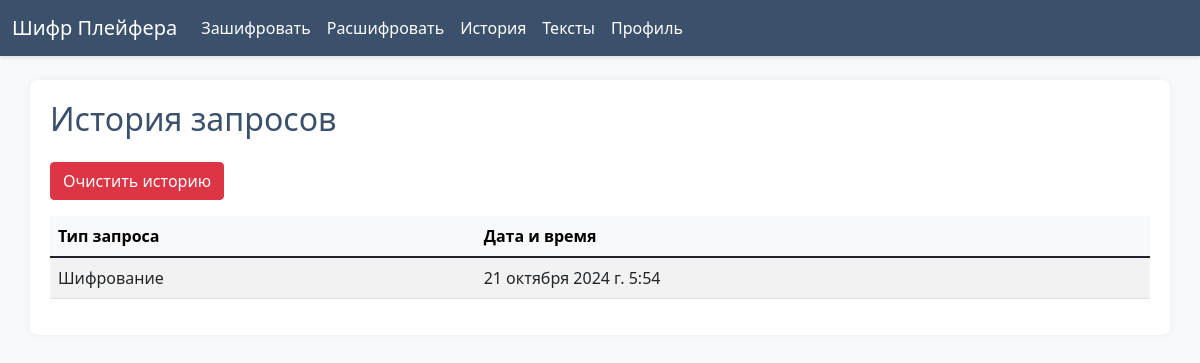
Before: /history/ (signed in) with the older database file.
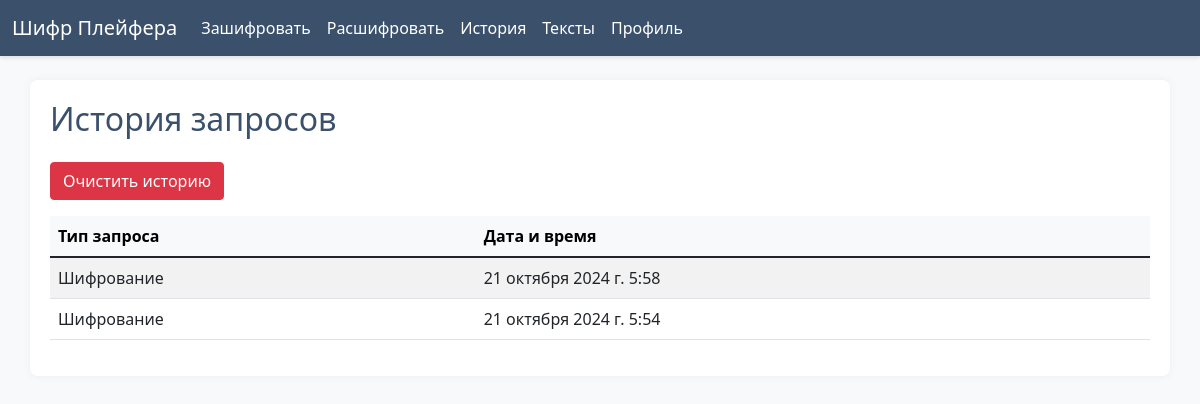
After: the same page with the newer database file.
### cipher/models.py (models this page shows)
class RequestHistory(models.Model):
    user = models.ForeignKey(User, on_delete=models.CASCADE)
    request_type = models.CharField(max_length=50)
    timestamp = models.DateTimeField(auto_now_add=True)

### cipher/views.py (the view)
# urls.py: path('history/', views.history_page, name='history_page'),
@login_required
def history_page(request):
    history = RequestHistory.objects.filter(user=request.user).order_by('-timestamp')
    return render(request, 'cipher/history.html', {'history': history})

### cipher/templates/cipher/history.html (shortened to what this page needs)
{% extends 'cipher/base.html' %}
{% block content %}
<h2 class="mb-4">История запросов</h2>
<button id="clear-history" class="btn btn-danger mb-3">Очистить историю</button>
<div class="table-responsive">
    <table class="table table-striped table-hover">
        <thead class="table-light">
            <tr>
                <th>Тип запроса</th>
                <th>Дата и время</th>
            </tr>
        </thead>
        <tbody>
        {% for item in history %}
            <tr>
                <td>{{ item.request_type }}</td>
                <td>{{ item.timestamp }}</td>
            </tr>
        {% empty %}
            <tr>
                <td colspan="2" class="text-center">История запросов пуста.</td>
            </tr>
        {% endfor %}
        </tbody>
    </table>
</div>
{% endblock %}

### cipher/templates/cipher/base.html (shortened to what this page needs)
<!DOCTYPE html>
<html lang="ru">
<head>
    <link href="https://cdn.jsdelivr.net/npm/bootstrap@5.1.3/dist/css/bootstrap.min.css" rel="stylesheet">
</head>
<body>
    <nav class="navbar navbar-expand-lg navbar-dark fixed-top">
        <div class="container-fluid">
            <a class="navbar-brand" href="/">Шифр Плейфера</a>
            <div class="collapse navbar-collapse" id="navbarNav">
                <ul class="navbar-nav">
                    {% if user.is_authenticated %}
                        <li class="nav-item"><a class="nav-link" href="/encrypt">Зашифровать</a></li>
                        <li class="nav-item"><a class="nav-link" href="/decrypt">Расшифровать</a></li>
                        <li class="nav-item"><a class="nav-link" href="/history">История</a></li>
                        <li class="nav-item"><a class="nav-link" href="{% url 'text_list' %}">Тексты</a></li>
                        <li class="nav-item"><a class="nav-link" href="{% url 'profile' %}">Профиль</a></li>
                    {% else %}
                        <li class="nav-item"><a class="nav-link" href="{% url 'login' %}">Вход</a></li>
                        <li class="nav-item"><a class="nav-link" href="{% url 'register' %}">Регистрация</a></li>
                    {% endif %}
                </ul>
            </div>
        </div>
    </nav>
    <div class="container">
        {% block content %}{% endblock %}
    </div>
</body>
</html>

### cipher/templates/cipher/base.html (style rules this page uses)
body { font-family: 'Segoe UI', Tahoma, Geneva, Verdana, sans-serif; background-color: #f8f9fa; color: #333; padding-top: 60px; }
.navbar { background-color: #3a506b; box-shadow: 0 2px 4px rgba(0,0,0,.1); }
.navbar-brand, .nav-link { color: #ffffff !important; transition: color 0.3s ease; }
.container { background-color: #ffffff; border-radius: 8px; box-shadow: 0 0 10px rgba(0,0,0,.05); padding: 20px; margin-top: 20px; }
h1, h2, h3 { color: #3a506b; }

Changed rows visible on the page:
added RequestHistory: request_type "Шифрование", timestamp "21 октября 2024 г. 5:58"
